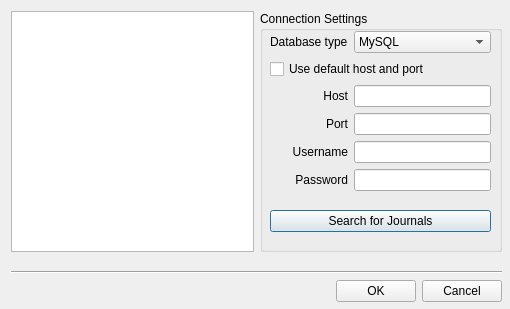
<?xml version="1.0" encoding="UTF-8"?>
<ui version="4.0">
 <class>JournalSelector</class>
 <widget class="QDialog" name="JournalSelector">
  <property name="geometry">
   <rect>
    <x>0</x>
    <y>0</y>
    <width>510</width>
    <height>309</height>
   </rect>
  </property>
  <property name="windowTitle">
   <string>Select Default Journal</string>
  </property>
  <property name="windowIcon">
   <iconset resource="images.qrc">
    <normaloff>:/icons/robojournal.ico</normaloff>:/icons/robojournal.ico</iconset>
  </property>
  <widget class="QWidget" name="">
   <property name="geometry">
    <rect>
     <x>11</x>
     <y>11</y>
     <width>491</width>
     <height>291</height>
    </rect>
   </property>
   <layout class="QVBoxLayout" name="verticalLayout">
    <item>
     <layout class="QHBoxLayout" name="horizontalLayout" stretch="1,1">
      <item>
       <widget class="QTreeWidget" name="JournalList">
        <attribute name="headerVisible">
         <bool>false</bool>
        </attribute>
        <column>
         <property name="text">
          <string notr="true">1</string>
         </property>
        </column>
       </widget>
      </item>
      <item>
       <widget class="QGroupBox" name="groupBox">
        <property name="title">
         <string>Connection Settings</string>
        </property>
        <widget class="QWidget" name="layoutWidget">
         <property name="geometry">
          <rect>
           <x>10</x>
           <y>20</y>
           <width>221</width>
           <height>201</height>
          </rect>
         </property>
         <layout class="QGridLayout" name="gridLayout" rowstretch="0,0,0,0,0,0,1,0" rowminimumheight="0,0,0,0,0,0,1,0">
          <item row="0" column="0" colspan="2">
           <widget class="QLabel" name="label">
            <property name="text">
             <string>Database type</string>
            </property>
           </widget>
          </item>
          <item row="0" column="2">
           <widget class="QComboBox" name="DBType">
            <property name="editable">
             <bool>false</bool>
            </property>
            <property name="currentIndex">
             <number>1</number>
            </property>
            <item>
             <property name="text">
              <string>SQLite</string>
             </property>
            </item>
            <item>
             <property name="text">
              <string>MySQL</string>
             </property>
            </item>
           </widget>
          </item>
          <item row="1" column="0" colspan="3">
           <widget class="QCheckBox" name="UseDefaults">
            <property name="text">
             <string>Use default host and port</string>
            </property>
           </widget>
          </item>
          <item row="2" column="0" colspan="2">
           <widget class="QLabel" name="label_2">
            <property name="text">
             <string>Host</string>
            </property>
            <property name="alignment">
             <set>Qt::AlignRight|Qt::AlignTrailing|Qt::AlignVCenter</set>
            </property>
           </widget>
          </item>
          <item row="2" column="2">
           <widget class="QLineEdit" name="Host"/>
          </item>
          <item row="3" column="0" colspan="2">
           <widget class="QLabel" name="label_6">
            <property name="text">
             <string>Port</string>
            </property>
            <property name="alignment">
             <set>Qt::AlignRight|Qt::AlignTrailing|Qt::AlignVCenter</set>
            </property>
           </widget>
          </item>
          <item row="3" column="2">
           <widget class="QLineEdit" name="Port">
            <property name="maxLength">
             <number>4</number>
            </property>
           </widget>
          </item>
          <item row="4" column="0" colspan="2">
           <widget class="QLabel" name="label_3">
            <property name="text">
             <string>Username</string>
            </property>
            <property name="alignment">
             <set>Qt::AlignRight|Qt::AlignTrailing|Qt::AlignVCenter</set>
            </property>
           </widget>
          </item>
          <item row="4" column="2">
           <widget class="QLineEdit" name="Username"/>
          </item>
          <item row="5" column="0" colspan="2">
           <widget class="QLabel" name="label_4">
            <property name="text">
             <string>Password</string>
            </property>
            <property name="alignment">
             <set>Qt::AlignRight|Qt::AlignTrailing|Qt::AlignVCenter</set>
            </property>
           </widget>
          </item>
          <item row="5" column="2">
           <widget class="QLineEdit" name="Password">
            <property name="echoMode">
             <enum>QLineEdit::Password</enum>
            </property>
           </widget>
          </item>
          <item row="6" column="0" colspan="3">
           <spacer name="verticalSpacer">
            <property name="orientation">
             <enum>Qt::Vertical</enum>
            </property>
            <property name="sizeType">
             <enum>QSizePolicy::MinimumExpanding</enum>
            </property>
            <property name="sizeHint" stdset="0">
             <size>
              <width>20</width>
              <height>5</height>
             </size>
            </property>
           </spacer>
          </item>
          <item row="7" column="0" colspan="3">
           <widget class="QPushButton" name="SearchButton">
            <property name="text">
             <string>Search for Journals</string>
            </property>
            <property name="icon">
             <iconset resource="images.qrc">
              <normaloff>:/icons/magnifier.png</normaloff>:/icons/magnifier.png</iconset>
            </property>
            <property name="default">
             <bool>true</bool>
            </property>
           </widget>
          </item>
         </layout>
        </widget>
       </widget>
      </item>
     </layout>
    </item>
    <item>
     <spacer name="verticalSpacer_2">
      <property name="orientation">
       <enum>Qt::Vertical</enum>
      </property>
      <property name="sizeType">
       <enum>QSizePolicy::Minimum</enum>
      </property>
      <property name="sizeHint" stdset="0">
       <size>
        <width>20</width>
        <height>13</height>
       </size>
      </property>
     </spacer>
    </item>
    <item>
     <widget class="Line" name="line">
      <property name="orientation">
       <enum>Qt::Horizontal</enum>
      </property>
     </widget>
    </item>
    <item>
     <widget class="QDialogButtonBox" name="buttonBox">
      <property name="orientation">
       <enum>Qt::Horizontal</enum>
      </property>
      <property name="standardButtons">
       <set>QDialogButtonBox::Cancel|QDialogButtonBox::Ok</set>
      </property>
     </widget>
    </item>
   </layout>
  </widget>
 </widget>
 <resources>
  <include location="images.qrc"/>
 </resources>
 <connections>
  <connection>
   <sender>buttonBox</sender>
   <signal>accepted()</signal>
   <receiver>JournalSelector</receiver>
   <slot>accept()</slot>
   <hints>
    <hint type="sourcelabel">
     <x>248</x>
     <y>254</y>
    </hint>
    <hint type="destinationlabel">
     <x>157</x>
     <y>274</y>
    </hint>
   </hints>
  </connection>
  <connection>
   <sender>buttonBox</sender>
   <signal>rejected()</signal>
   <receiver>JournalSelector</receiver>
   <slot>reject()</slot>
   <hints>
    <hint type="sourcelabel">
     <x>316</x>
     <y>260</y>
    </hint>
    <hint type="destinationlabel">
     <x>286</x>
     <y>274</y>
    </hint>
   </hints>
  </connection>
 </connections>
</ui>
